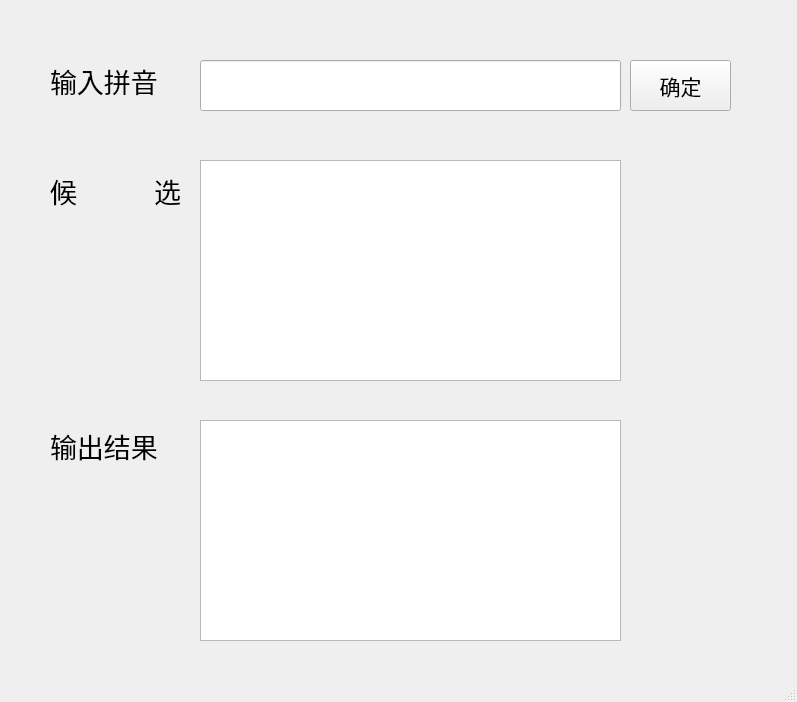
<?xml version="1.0" encoding="UTF-8"?>
<ui version="4.0">
 <class>mainWindow</class>
 <widget class="QMainWindow" name="mainWindow">
  <property name="geometry">
   <rect>
    <x>0</x>
    <y>0</y>
    <width>797</width>
    <height>702</height>
   </rect>
  </property>
  <property name="windowTitle">
   <string>输入法</string>
  </property>
  <widget class="QWidget" name="centralwidget">
   <widget class="QLabel" name="label">
    <property name="geometry">
     <rect>
      <x>50</x>
      <y>60</y>
      <width>141</width>
      <height>41</height>
     </rect>
    </property>
    <property name="font">
     <font>
      <family>Agency FB</family>
      <pointsize>20</pointsize>
     </font>
    </property>
    <property name="text">
     <string>输入拼音</string>
    </property>
   </widget>
   <widget class="QLabel" name="label_2">
    <property name="geometry">
     <rect>
      <x>50</x>
      <y>160</y>
      <width>131</width>
      <height>61</height>
     </rect>
    </property>
    <property name="font">
     <font>
      <family>Agency FB</family>
      <pointsize>20</pointsize>
     </font>
    </property>
    <property name="text">
     <string>候           选</string>
    </property>
   </widget>
   <widget class="QLineEdit" name="lineEdit">
    <property name="geometry">
     <rect>
      <x>200</x>
      <y>60</y>
      <width>421</width>
      <height>51</height>
     </rect>
    </property>
    <property name="font">
     <font>
      <family>Arial</family>
      <pointsize>16</pointsize>
     </font>
    </property>
   </widget>
   <widget class="QTextEdit" name="textEdit">
    <property name="geometry">
     <rect>
      <x>200</x>
      <y>160</y>
      <width>421</width>
      <height>221</height>
     </rect>
    </property>
    <property name="font">
     <font>
      <family>Arial</family>
      <pointsize>10</pointsize>
     </font>
    </property>
    <property name="focusPolicy">
     <enum>Qt::TabFocus</enum>
    </property>
   </widget>
   <widget class="QTextEdit" name="textEdit_2">
    <property name="geometry">
     <rect>
      <x>200</x>
      <y>420</y>
      <width>421</width>
      <height>221</height>
     </rect>
    </property>
    <property name="font">
     <font>
      <family>Arial</family>
      <pointsize>16</pointsize>
     </font>
    </property>
    <property name="focusPolicy">
     <enum>Qt::ClickFocus</enum>
    </property>
   </widget>
   <widget class="QLabel" name="label_3">
    <property name="geometry">
     <rect>
      <x>50</x>
      <y>420</y>
      <width>131</width>
      <height>51</height>
     </rect>
    </property>
    <property name="font">
     <font>
      <family>Agency FB</family>
      <pointsize>20</pointsize>
     </font>
    </property>
    <property name="text">
     <string>输出结果</string>
    </property>
   </widget>
   <widget class="QPushButton" name="pushButton">
    <property name="geometry">
     <rect>
      <x>630</x>
      <y>60</y>
      <width>101</width>
      <height>51</height>
     </rect>
    </property>
    <property name="font">
     <font>
      <family>Agency FB</family>
      <pointsize>16</pointsize>
     </font>
    </property>
    <property name="text">
     <string>确定</string>
    </property>
   </widget>
  </widget>
  <widget class="QStatusBar" name="statusbar"/>
  <action name="actionload">
   <property name="text">
    <string>load</string>
   </property>
  </action>
 </widget>
 <resources/>
 <connections/>
 <slots>
  <slot>slot1()</slot>
 </slots>
</ui>
